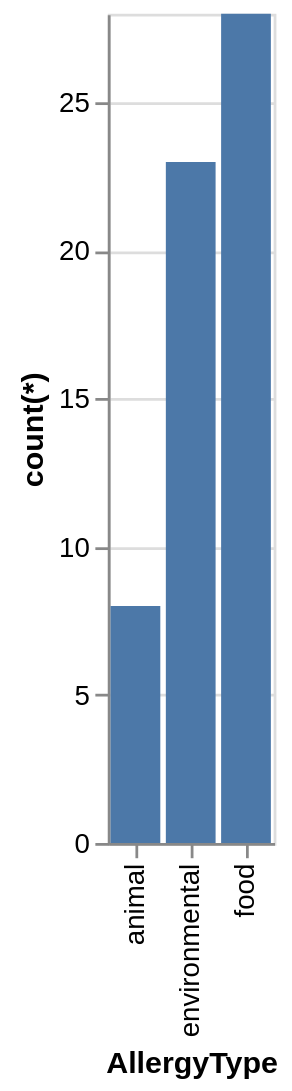

Specify this chart in Vega-Lite:
### Vega-Lite specification from a JSON file in a GitHub repository (floating-point values rounded to 4 significant figures)
{"data": {"values": [{"x_data": "animal", "y_data": 8}, {"x_data": "environmental", "y_data": 23}, {"x_data": "food", "y_data": 28}]}, "mark": "bar", "encoding": {"x": {"field": "x_data", "type": "nominal", "title": "AllergyType", "sort": "ascending"}, "y": {"field": "y_data", "type": "quantitative", "title": "count(*)"}}}
